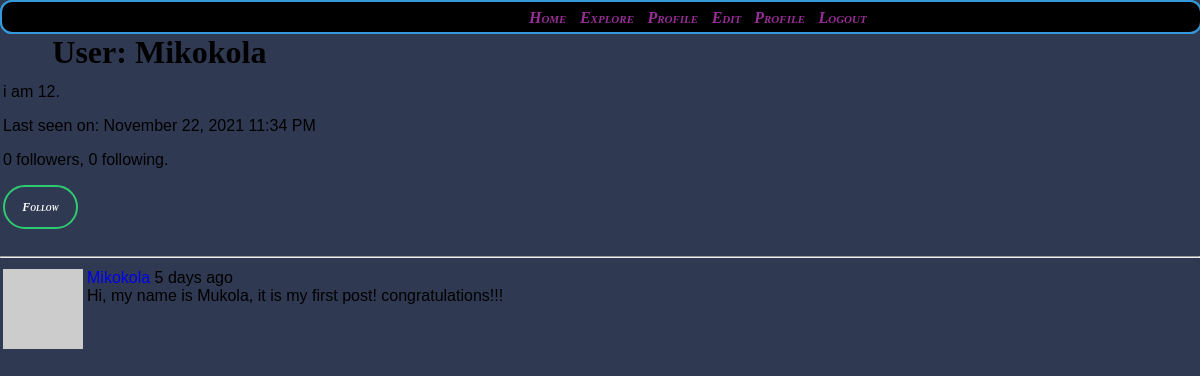
/user/Mikokola (signed in), run on the app's committed database.
### app/models.py (models this page shows, shortened)
class User(UserMixin, db.Model):
    id = db.Column(db.Integer, primary_key=True)
    username = db.Column(db.String(64), index=True, unique=True)
    email = db.Column(db.String(120), index=True, unique=True)
    password_hash = db.Column(db.String(128))
    posts = db.relationship('Post', backref='author', lazy='dynamic')
    about_me = db.Column(db.String(150))
    last_seen = db.Column(db.DateTime, default=datetime.utcnow)
    def avatar(self, size):
        digest = md5(self.email.lower().encode('utf-8')).hexdigest()
        return 'https://www.gravatar.com/avatar/{}?d=identicon&s={}'.format(
            digest, size)
    followed = db.relationship(
        'User', secondary=followers,
        primaryjoin=(followers.c.follower_id == id),
        secondaryjoin=(followers.c.followed_id == id),
        backref=db.backref('followers', lazy='dynamic'), lazy='dynamic')
    def is_following(self, user):
        return self.followed.filter(
            followers.c.followed_id == user.id).count() > 0

class Post(db.Model):
    id = db.Column(db.Integer, primary_key=True)
    body = db.Column(db.String(140))
    timestamp = db.Column(db.DateTime, index=True, default=datetime.utcnow)
    user_id = db.Column(db.Integer, db.ForeignKey('user.id'))

### app/routes.py (the view)
@app.route('/user/<username>')
@login_required
def user(username):
    print('')
    print('')
    print( url_for('user', username=username))
    user = User.query.filter_by(username=username).first_or_404()
    page = request.args.get('page', 1, type=int)
    posts = user.posts.order_by(Post.timestamp.desc()).paginate(
        page, app.config['POSTS_PER_PAGE'], False)
    next_url = url_for('user', username=user.username, page=posts.next_num) if posts.has_next else None
    prev_url = url_for('user', username=user.username, page=posts.prev_num) if posts.has_prev else None
    form = EmptyForm()
    return render_template('user.html', user = user, posts = posts.items, next_url = next_url, prev_url = prev_url, form = form, title='Profile')

### app/forms.py
class EmptyForm(FlaskForm):
    submit = SubmitField(_l('Submit'))

### app/models.py (called while the page is built)
@login.user_loader
def load_user(id):
    return User.query.get(int(id))

### app/routes.py (called while the page is built)
@app.before_request
def before_request():
    if current_user.is_authenticated:
        current_user.last_seen = datetime.utcnow()
        db.session.commit()
    g.locale = str(get_locale())

### app/templates/user.html (shortened to what this page needs)
{% extends "index.html" %}
{% block head %}<link rel="stylesheet" href="/static/css/user.css" type="text/css">{% endblock %}
{% block content %}
    <table>
            <tr valign="top">
                    <td>
            <h1>User: {{ user.username }}</h1>
            {% if user.about_me %}<p>{{ user.about_me }}</p>{% endif %}
            {% if user.last_seen %}
            <p>Last seen on: {{ moment(user.last_seen).format('LLL') }}</p>
            {% endif %}
            <p>{{ user.followers.count() }} followers, {{ user.followed.count() }} following.</p>
            {% if user == current_user %}
                <br>
                <p><a id ="edit_profile" href="{{ url_for('edit_profile') }}">Edit your profile</a></p>
                <p><a  id ="delete_post" href="{{ url_for('delete_post')}}">Delete Post</a></p>
                {% elif not current_user.is_following(user) %}
                <p>
                    <form action="{{ url_for('follow', username=user.username) }}" method="post">
                        {{ form.submit(value='Follow') }}
                    </form>
                </p>
                {% endif %}
            </td>
        </tr>
    </table>
    <hr>
{% for post in posts %}
    {% include '_post.html' %}
{% endfor %}
{% endblock %}

### app/templates/index.html (shortened to what this page needs)
<!DOCTYPE html>
<html lang="en">
<head>
    <link rel="stylesheet" href="/static/css/general.css" type="text/css">
    <link rel="stylesheet" href="/static/css/body.css" type="text/css">
    <link rel="stylesheet" href="/static/css/index.css" type="text/css">
{% block head %}{% endblock %}
</head>
<body>
<div class="content", id="footer">
    <a href="{{ url_for('index') }}">Home</a>
    <a href="{{ url_for('explore') }}">Explore</a>
    {% if current_user.is_anonymous %}
    <a href="{{ url_for('login') }}">Login</a>
    {% else %}
    <a href="{{ url_for('user', username=current_user.username) }}">Profile</a>
    <a href="{{ url_for('edit_profile')}}">Edit Profile</a>
    <a href="{{ url_for('logout') }}">Logout</a>
    {% endif %}
</div>
{% block content %}{% endblock %}
</body>
</html>

### app/templates/_post.html
{% extends "user.html" %}
{% block head %}<link rel="stylesheet" href="/static/css/user.css" type="text/css">{% endblock %}
{% block content %}
<table>
    <tr valign="top">
        <td><img src="{{ post.author.avatar(36) }}"></td>
        <td>
            <a href="{{ url_for('user', username=post.author.username) }}">
                {{ post.author.username }}
            </a>
            {{ moment(post.timestamp).fromNow() }}
            <br>{{ post.body }}
        </td>
    </tr>
</table>
{% endblock %}

### app/static/css/general.css (style rules this page uses)
.content { background: black; border:0; border-radius: 12px; width:99.8%; height:30px; border: 2px solid #3498db; position: fixed; top: 0; word-spacing: 9px; transition: 0.7s; }
.content a { color: rgb(150, 46, 150); border: 0; position: relative; left: 44%; font: italic small-caps bold 16px/2 cursive; text-decoration: none; }
a { text-decoration: none; }

### app/static/css/body.css (style rules this page uses)
body { background-color: #303952; margin: 0; padding: 0; font-family: sans-serif; height: 100%; }
h1 { text-align: center; color: black; font-family: veranda; position: relative; top: 10px; }

### app/static/css/index.css (style rules this page uses)
input[type="submit"] { border: 0; background: none; width: 75px; display: block; text-align: center; border: 2px solid #2ecc71; padding: 14px 10px; outline: none; color: white; border-radius: 24px; transition: 0.7s; cursor: pointer; font: italic small-caps bold 12px/1 cursive; }

### data on the page
User: username "Mikokola", about_me "i am 12.", last_seen "November 22, 2021 11:34 PM"
Post: author.username "Mikokola", timestamp "5 days ago", body "Hi, my name is Mukola, it is my first post! congratulations!!!"

### other printed values
{{ user.followers.count() }} "0"
{{ user.followed.count() }} "0"
